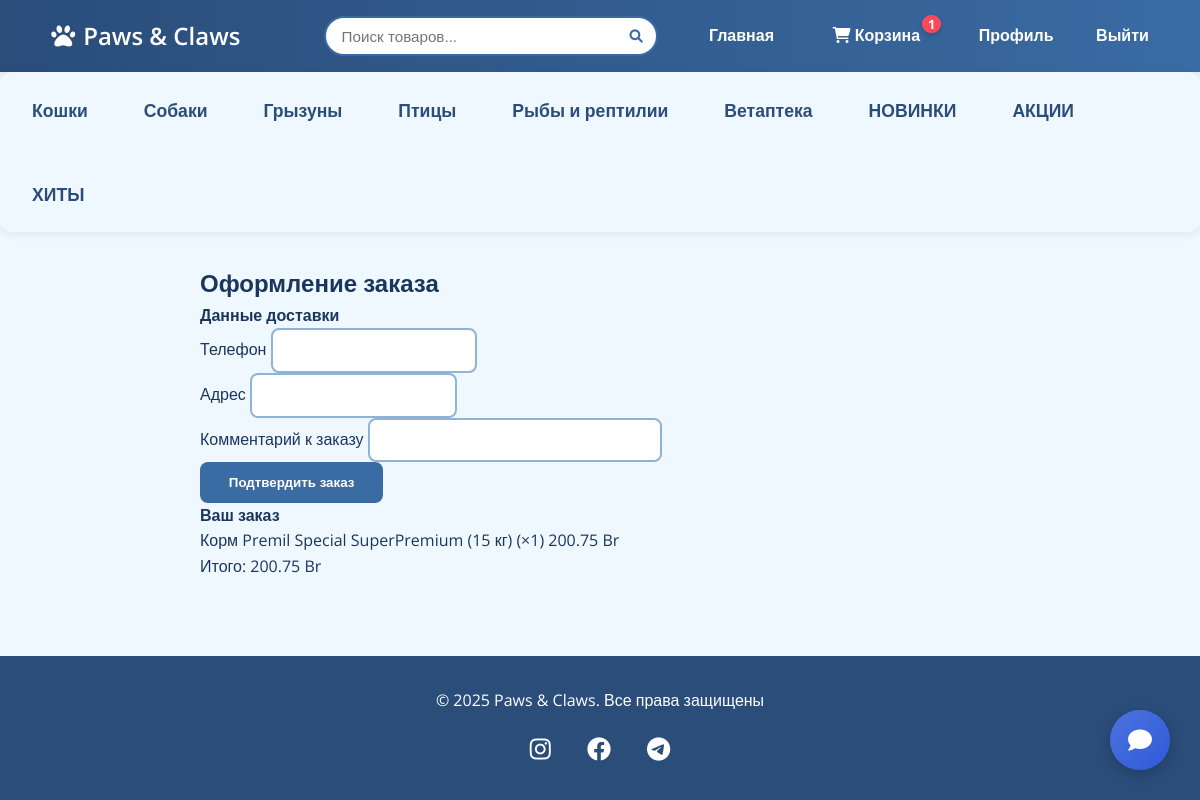
Page /checkout (signed in) on the committed database.
### app.py (models this page shows)
class Category(db.Model):
    id = db.Column(db.Integer, primary_key=True)
    name = db.Column(db.String(50), unique=True, nullable=False)
    subcategories = db.relationship('SubCategory', backref='category', cascade='all, delete-orphan')
    products = db.relationship('Product', backref='category', lazy=True)

class Cart(db.Model):
    id = db.Column(db.Integer, primary_key=True)
    user_id = db.Column(db.Integer, db.ForeignKey('user.id'), nullable=False)
    product_id = db.Column(db.Integer, db.ForeignKey('product.id'), nullable=False)
    quantity = db.Column(db.Integer, default=1)
    product = db.relationship('Product')

class Product(db.Model):
    id = db.Column(db.Integer, primary_key=True)
    name = db.Column(db.String(100), nullable=False)
    image = db.Column(db.String(200))
    description = db.Column(db.Text)
    price = db.Column(db.Float, nullable=False)
    stock = db.Column(db.Integer, default=0)
    category_id = db.Column(db.Integer, db.ForeignKey('category.id'), nullable=False)
    subcategory_id = db.Column(db.Integer, db.ForeignKey('sub_category.id'))  # Новое поле
    subcategory = db.relationship('SubCategory', backref='products')

### app.py (the view, shortened to what this page needs)
@app.route('/checkout', methods=['GET', 'POST'])
def checkout():
    if 'user_id' not in session:
        return redirect(url_for('login'))
    user = User.query.get(session['user_id'])
    cart_items = Cart.query.filter_by(user_id=user.id).all()
    form = CheckoutForm()
    if not cart_items:
        return redirect(url_for('cart'))
    total = sum(item.product.price * item.quantity for item in cart_items)
    return render_template('checkout.html', cart_items=cart_items, form=form, total=total)

### app.py
class CheckoutForm(FlaskForm):
    phone = StringField('Телефон', validators=[DataRequired(), Length(min=7, max=20)])
    address = StringField('Адрес', validators=[DataRequired(), Length(min=10)])
    comment = StringField('Комментарий к заказу', render_kw={"size": 31})
    submit = SubmitField('Оформить заказ')

### app.py (called while the page is built)
@app.context_processor
def inject_user():
    user = None
    if 'user_id' in session:
        user = User.query.get(session['user_id'])
    return dict(current_user=user)

@app.context_processor
def inject_categories():
    categories = Category.query.options(
        db.joinedload(Category.subcategories)
    ).all()
    return dict(categories=categories)

@app.context_processor
def inject_cart_count():
    cart_count = 0
    if 'user_id' in session:
        cart_items = Cart.query.filter_by(user_id=session['user_id']).all()
        cart_count = sum(item.quantity for item in cart_items)  # Сумма количеств
    return dict(cart_count=cart_count)

### templates/checkout.html (shortened to what this page needs)
{% extends 'base.html' %}
{% block content %}
<div class="container mt-4" style="max-width: 800px; margin: 2rem auto;">
    <h2 class="mb-4">Оформление заказа</h2>
    <form method="POST">
        <div class="row">
            <div class="col-md-6">
                <div class="card mb-4">
                    <div class="card-body">
                        <h4 class="card-title">Данные доставки</h4>
                        <div class="mb-3">
                            {{ form.phone.label(class="form-label") }}
                            {{ form.phone(class="form-control" + (' is-invalid' if form.phone.errors else '')) }}
                        </div>
                        <div class="mb-3">
                            {{ form.address.label(class="form-label") }}
                            {{ form.address(class="form-control" + (' is-invalid' if form.address.errors else '')) }}
                        </div>
                        <div class="mb-3">
                            {{ form.comment.label(class="form-label") }}
                            {{ form.comment(class="form-control") }}
                        </div>
                    </div>
                </div>
                <div class="d-grid">
                    <button type="submit" class="btn btn-primary btn-lg">
                        Подтвердить заказ
                    </button>
                </div>
            </div>
            <div class="col-md-6">
                <div class="card sticky-top" style="top: 20px;">
                    <div class="card-body">
                        <h4 class="card-title">Ваш заказ</h4>
                        <div class="list-group list-group-flush">
                            {% for item in cart_items %}
                            <div class="list-group-item d-flex justify-content-between">
                                <span>{{ item.product.name }} (×{{ item.quantity }})</span>
                                <span>{{ "%.2f"|format(item.product.price * item.quantity) }} Br</span>
                            </div>
                            {% endfor %}
                            <div class="list-group-item fw-bold d-flex justify-content-between">
                                <span>Итого:</span>
                                <span>{{ "%.2f"|format(total) }} Br</span>
                            </div>
                        </div>
                    </div>
                </div>
            </div>
        </div>
    </form>
</div>
{% endblock %}

### templates/base.html (shortened to what this page needs)
<!DOCTYPE html>
<html lang="ru">
<head>
    <link rel="stylesheet" href="{{ url_for('static', filename='css/style.css') }}">
    <link rel="stylesheet" href="https://cdnjs.cloudflare.com/ajax/libs/font-awesome/6.0.0/css/all.min.css">
</head>
<body>
    <nav class="navbar">
        <div class="container">
            <a href="{{ url_for('index') }}" class="logo">
                <i class="fas fa-paw"></i> Paws & Claws
            </a>
            <div class="search-container">
                <form action="{{ url_for('search') }}" method="GET">
                    <div class="search-box">
                        <input type="text"
                               name="q"
                               placeholder="Поиск товаров..."
                               value="{{ request.args.get('q', '') }}"
                               autocomplete="off">
                        <button type="submit">
                            <i class="fas fa-search"></i>
                        </button>
                    </div>
                </form>
            </div>
            <div class="nav-links">
                <a href="{{ url_for('index') }}">Главная</a>
                 {% if current_user %}
                {% if not current_user.is_admin %}
                   <a href="{{ url_for('cart') }}" class="cart-btn position-relative">
    <i class="fas fa-shopping-cart me-1"></i>
    Корзина
    {% if cart_count > 0 %}
    <span class="cart-counter">
        {{ cart_count }}
        <svg class="counter-bg" viewBox="0 0 100 100">
            <circle cx="50" cy="50" r="48"/>
        </svg>
    </span>
    {% endif %}
</a>
                 {% endif %}
                    <a href="{{ url_for('profile') }}">Профиль</a>
                    <a href="{{ url_for('logout') }}">Выйти</a>
                {% else %}
                    <a href="{{ url_for('login') }}">Войти</a>
                    <a href="{{ url_for('register') }}">Регистрация</a>
                {% endif %}
            </div>
        </div>
    </nav>
    <section class="categories-list">
    {% for category in categories %}
        <li class="category-item">
            <a href="{{ url_for('index', category=category.id) }}" class="category-link has-submenu">{{ category.name }}</a>
        </li>
    {% endfor %}
    </section>
    <main class="container">
        {% block content %}{% endblock %}
    </main>
    {% if current_user %}
        <a href="
        {% if current_user.is_admin %}
        {{ url_for('admin_support') }}
        {% else %}
        {{ url_for('support') }}
        {% endif %}"
           class="floating-chat-btn"
           id="chat-button">
            <i class="fas fa-comment"></i>
        </a>
    {% endif %}
    <footer class="footer">
        <div class="container text-center">
            <p>© 2025 Paws & Claws. Все права защищены</p>
            <div class="social-links">
                <a href="#"><i class="fab fa-instagram"></i></a>
                <a href="#"><i class="fab fa-facebook"></i></a>
                <a href="#"><i class="fab fa-telegram"></i></a>
            </div>
        </div>
    </footer>
</body>
</html>

### static/css/style.css (style rules this page uses)
:root { --primary-dark: #2A4D7A; --primary-medium: #3A6BA3; --primary-light: #8EB3D6; --accent-blue: #C5E0F9; --background: #F0F8FF; --text-dark: #1A365D; --text-light: #FFFFFF; }
* { margin: 0; padding: 0; box-sizing: border-box; }
body { font-family: 'Open Sans', sans-serif; background-color: var(--background); color: var(--text-dark); line-height: 1.6; min-height: 100vh; display: flex; flex-direction: column; }
.navbar { background: linear-gradient(to right, var(--primary-dark), var(--primary-medium)); padding: 1rem 2rem; box-shadow: 0 2px 15px rgba(0,0,0,0.1); }
.navbar a { color: var(--text-light) !important; text-decoration: none; margin: 0 1.2rem; transition: all 0.3s ease; font-weight: 600; }
.logo { font-size: 1.5rem; display: flex; align-items: center; gap: 0.5rem; }
.logo .fa-paw { animation: float 3s ease-in-out infinite; }
.btn-primary { background: var(--primary-medium); color: var(--text-light); border: none; padding: 0.8rem 1.8rem; border-radius: 8px; transition: all 0.3s ease; font-weight: 600; }
.card { transition: transform 0.3s ease-in-out; }
.categories-list { display: flex; gap: 1.5rem; flex-wrap: wrap; align-items: center; margin: 0; padding: 0.5rem 1rem; background: var(--background); border-radius: 12px; box-shadow: 0 2px 8px rgba(42,77,122,0.1); list-style: none; }
.category-link { color: var(--primary-dark); text-decoration: none; font-size: 1.1rem; font-weight: 600; padding: 0.5rem 1rem; display: flex; align-items: center; gap: 0.5rem; border-radius: 8px; transition: all 0.3s ease; }
.category-link::after { content: ''; position: absolute; bottom: 0; left: 12px; width: calc(100% - 12px); height: 2px; background: #3A6BA3; transform: scaleX(0); transition: transform 0.3s ease; }
.category-item { position: relative; padding: 0.5rem 0; transition: all 0.3s ease; }
.category-link.has-submenu::after { content: "\f078"; font-family: "Font Awesome 5 Free"; font-weight: 900; font-size: 0.8rem; transition: transform 0.3s ease; }
.form-control { border: 2px solid var(--primary-light); border-radius: 8px; padding: 0.8rem; transition: all 0.3s ease; }
.footer { background: var(--primary-dark); color: var(--text-light); margin-top: auto; padding: 2rem 0; text-align: center; }
.social-links { margin-top: 1rem; }
.social-links a { color: white; margin: 0 1rem; font-size: 1.5rem; transition: all 0.3s ease; }
.navbar .container { display: flex; align-items: center; gap: 2rem; }
.logo { flex-shrink: 0; }
.search-container { flex-grow: 1; max-width: 500px; margin-left: 2rem; position: relative; }
.search-box { position: relative; display: flex; align-items: center; }
.search-box input { width: 100%; padding: 0.6rem 1rem; padding-right: 2.5rem; border: 2px solid var(--primary-medium); border-radius: 25px; font-size: 0.95rem; }
.search-box button { position: absolute; right: 10px; background: none; border: none; color: var(--primary-medium); cursor: pointer; padding: 5px; }
a { text-decoration: none !important; color: var(--primary-medium); transition: all 0.3s; }
.position-relative { position: relative !important; }
.cart-btn { color: var(--text-dark); transition: all 0.3s; padding: 0.5rem 1rem; }
.cart-counter { position: absolute; top: -1px; right: -1px; background: #ff4757; color: white; font-size: 0.8rem; font-weight: 700; min-width: 18px; height: 18px; border-radius: 12px; display: flex; align-items: center; justify-content: center; padding: 0 6px; animation: pulse 1.5s infinite; box-shadow: 0 2px 5px rgba(0,0,0,0.2); }
.counter-bg { position: absolute; width: 100%; height: 100%; fill: none; stroke: #ff6b81; stroke-width: 4; opacity: 0.3; }
.floating-chat-btn { position: fixed; bottom: 30px; right: 30px; width: 60px; height: 60px; background: linear-gradient(135deg, #4e73df, #2e59d9); color: white; border-radius: 50%; display: flex; justify-content: center; align-items: center; box-shadow: 0 4px 15px rgba(0, 0, 0, 0.2); z-index: 1000; transition: all 0.3s ease; cursor: pointer; }
.floating-chat-btn i { font-size: 24px; }

### rows in the picture
Category: name "Кошки"
Category: name "Собаки"
Category: name "Грызуны"
Category: name "Птицы"
Category: name "Рыбы и рептилии"
Category: name "Ветаптека"
Category: name "НОВИНКИ"
Category: name "АКЦИИ"
Category: name "ХИТЫ"
Cart: product.name "Корм Premil Special SuperPremium (15 кг)", quantity "1"
Product: item.product.price*item.quantity "200.75"

### other values in the picture
{{ cart_count }} "1"
{{ "%.2f"|format(total) }} "200.75"
